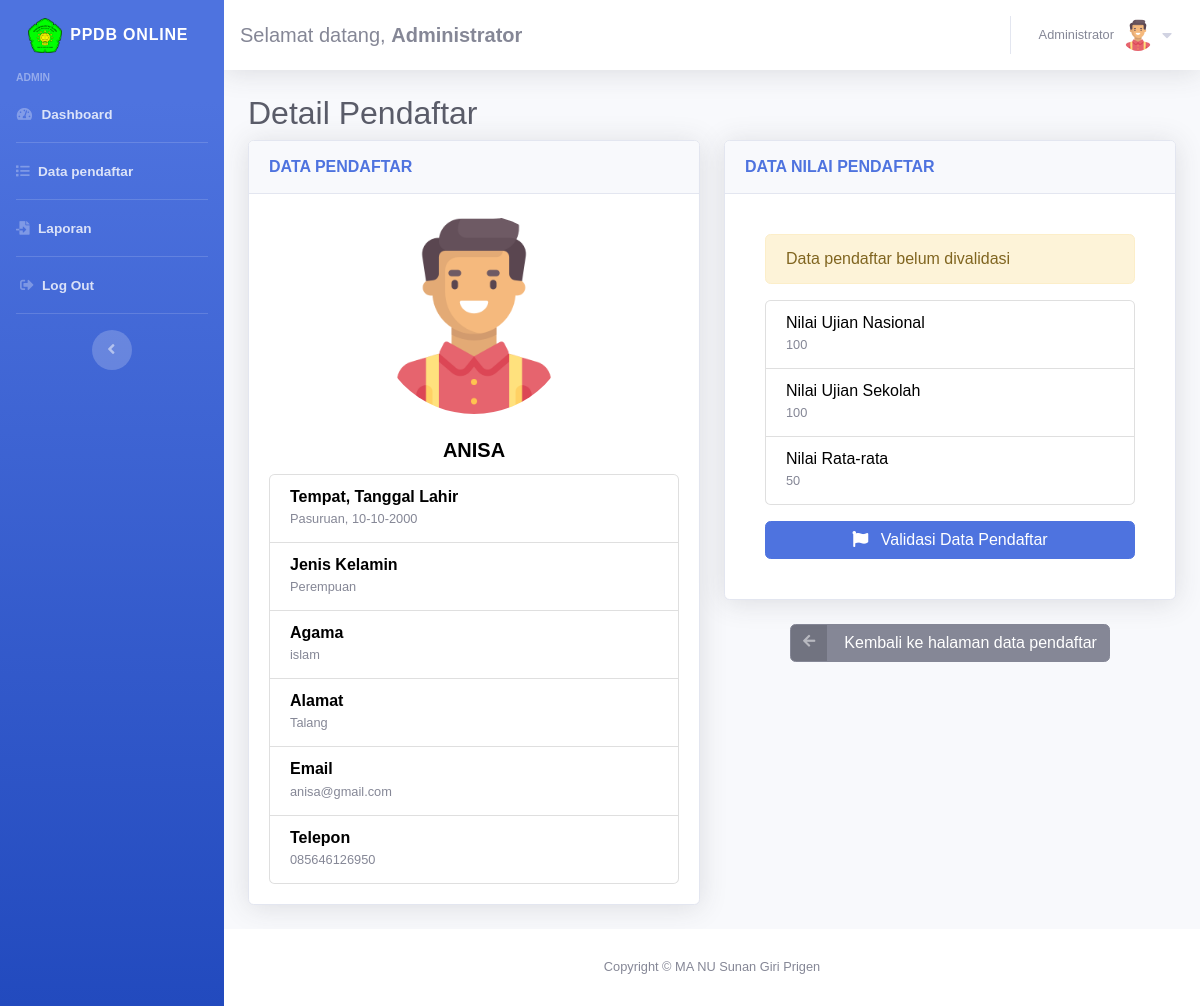
The app's page /admin/detailpendaftar.php?id=17 (signed in) with its own data.
### tables this page shows
CREATE TABLE `pendaftar` (
  `id` int(11) NOT NULL,
  `nama` varchar(100) DEFAULT NULL,
  `tmpt_lahir` varchar(100) DEFAULT NULL,
  `tgl_lahir` date DEFAULT NULL,
  `jenis_kelamin` varchar(10) DEFAULT NULL,
  `agama` varchar(45) DEFAULT NULL,
  `alamat` text DEFAULT NULL,
  `email` varchar(100) DEFAULT NULL,
  `telepon` varchar(45) DEFAULT NULL,
  `foto` varchar(100) NOT NULL,
  `users_id` int(11) DEFAULT NULL
);

CREATE TABLE `nilai` (
  `id` int(11) NOT NULL,
  `nilai_un` double DEFAULT NULL,
  `nilai_us` double DEFAULT NULL,
  `nilai_rata` double(100,0) NOT NULL,
  `status` int(1) NOT NULL,
  `pendaftar_id` int(11) DEFAULT NULL
);

### controller/admin_detailpendaftar_control.php (called while the page is built, shortened)
<?php
$id_pendaftar = $_GET['id'];
$sql_pendaftar = "SELECT * FROM pendaftar where id='$id_pendaftar'";
$result_pendaftar = mysqli_query($koneksi, $sql_pendaftar);
$data_pendaftar = mysqli_fetch_array($result_pendaftar);
$sql_nilai = "SELECT * FROM nilai where pendaftar_id='$id_pendaftar'";
$result_nilai = mysqli_query($koneksi, $sql_nilai);
$data_nilai = mysqli_fetch_array($result_nilai);
?>

### admin/detailpendaftar.php (the view, shortened to what this page needs)
<?php include('../config/auto_load.php'); ?>
<?php include('../controller/admin_detailpendaftar_control.php'); ?>
<?php include('../template/header.php'); ?>
  <div class="container-fluid">
    <h2 class="text-gray-800">Detail Pendaftar</h2>
      <div class="row">
          <div class="col-md-6">
              <div class="card shadow mb-4">
                  <div class="card-header py-3">
                      <h6 class="m-0 font-weight-bold text-primary">DATA PENDAFTAR</h6>
                  </div>
                  <div class="card-body">
                      <div class="text-center">
                      <?php
                            if($data_pendaftar['foto'] != NULL) {
                                $foto = '../uploads/' . $data_pendaftar['foto'];
                            } else {
                                $foto = '../assets/img/avatar.png';
                            }
                        ?>
                          <img src="<?= $foto ?>" alt="fotoprofil" class="img-fuild rounded-circle" style="width: 200px; height:200px">
                      </div>
                      <h5 class="text-center card-title mt-4 text-uppercase" style="color: black">
                      <b><?= $data_pendaftar['nama'] ?></b>
                      </h5>
                          <ul class="list-group">
                          <li class="list-group-item ">
                                <h6 class="mb-0" style="color: black"><b>Tempat, Tanggal Lahir</b></h6>
                                <small class="text-muted"><?= $data_pendaftar['tmpt_lahir'] ?>, <?= date("d-m-Y", strtotime($data_pendaftar['tgl_lahir'] ))?></small>
                            </li>
                            <li class="list-group-item ">
                                <?php
                                    if($data_pendaftar['jenis_kelamin'] == 'L'){
                                        $kelamin = "Laki-laki";
                                    }  else {
                                        $kelamin = "Perempuan";
                                    }
                                ?>
                                <h6 class="mb-0" style="color: black"><b>Jenis Kelamin</b></h6>
                                <small><?= $kelamin ?></small>
                            </li>
                            <li class="list-group-item ">
                                <h6 class="mb-0" style="color: black"><b>Agama</b></h6>
                                <small> <?= $data_pendaftar['agama'] ?> </small>
                            </li>
                            <li class="list-group-item ">
                                <h6 class="mb-0" style="color: black"><b>Alamat</b></h6>
                                <small> <?= $data_pendaftar['alamat'] ?> </small>
                            </li>
                            <li class="list-group-item ">
                                <h6 class="mb-0" style="color: black"><b>Email</b></h6>
                                <small><?= $data_pendaftar['email'] ?></small>
                            </li>
                            <li class="list-group-item ">
                                <h6 class="mb-0" style="color: black"><b>Telepon</b></h6>
                                <small><?= $data_pendaftar['telepon'] ?></small>
                            </li>
                          </ul>
                  </div>
              </div>
          </div>
          <div class="col-md-6">
              <div class="card shadow mb-4">
                  <div class="card-header py-3">
                      <h6 class="m-0 font-weight-bold text-primary">DATA NILAI PENDAFTAR</h6>
                  </div>
                  <div class="card-body">
                      <div class="card-body">
                        <?php
                            if ($data_nilai['status'] == 0) {
                               echo '<div class="alert alert-warning">
                               Data pendaftar belum divalidasi
                           </div>';
                            }
                        ?>
                          <ul class="list-group">
                              <li class="list-group-item">
                                  <h6 class="mb-0" style="color: black">Nilai Ujian Nasional</h6>
                                  <small class="text-muted"> <?= $data_nilai['nilai_un']?> </small>
                              </li>
                              <li class="list-group-item">
                                  <h6 class="mb-0" style="color: black">Nilai Ujian Sekolah</h6>
                                  <small class="text-muted"> <?= $data_nilai['nilai_us']?> </small>
                              </li>
                              <li class="list-group-item">
                                  <h6 class="mb-0" style="color: black">Nilai Rata-rata</h6>
                                  <small class="text-muted"><?= $data_nilai['nilai_rata']?></small>
                              </li>
                          </ul>
                          <button type="button" class="btn btn-primary mt-3 btn-block" data-toggle="modal" data-target="#modalvalidasi">
                          <i class="fas fa-flag mr-2"></i>
                              Validasi Data Pendaftar
                          </button>
                      </div>
                  </div>
              </div>
              <div class="text-center">
                    <a href="pendaftaran.php" class="btn btn-secondary btn-icon-split">
                    <span class="icon text-white-50">
                      <i class="fas fa-arrow-left"></i>
                    </span>
                    <span class="text">Kembali ke halaman data pendaftar</span>
                  </a>
              </div>
          </div>
      </div>
  </div>
  </div>
<?php include('../template/footer.php'); ?>

### assets/css/style.css (style rules this page uses)
body { font-family: sans-serif; background-attachment: fixed; background-image: url("../img/bg-ma.jpg"); background-repeat: no-repeat; background-size: cover; }

### records on screen
pendaftar: nama "ANISA", tmpt_lahir "Pasuruan", tgl_lahir "10-10-2000", jenis_kelamin "Perempuan", agama "islam", alamat "Talang", email "anisa@gmail.com", telepon "085646126950"
nilai: nilai_un "100", nilai_us "100", nilai_rata "50"

### other values on screen
$_SESSION['level'] "ADMIN"
$nama "Administrator"
